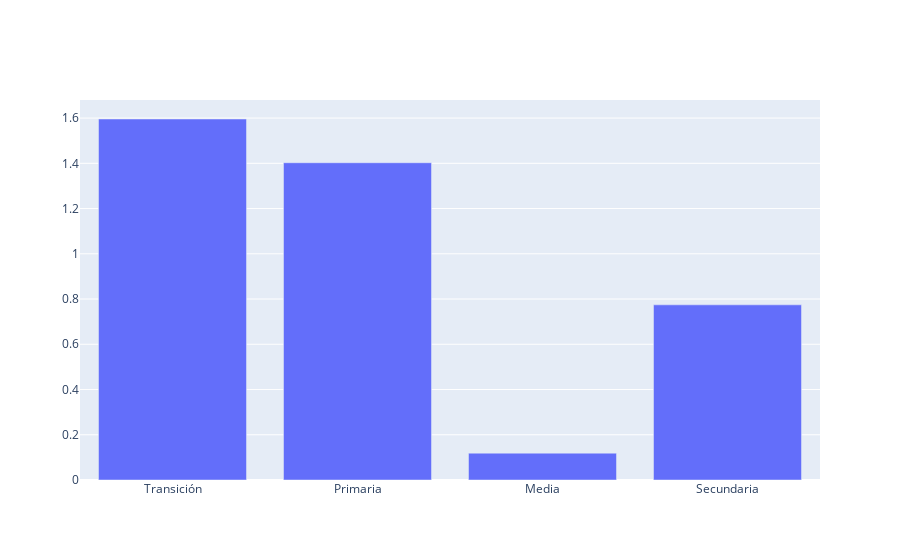

The notebook cell this image was saved under:
### Markdown cell above
Useful later

### Code cell
fig = go.Figure([go.Bar(x=types, y=new_perc)])
fig.update_layout(barmode='stack')
fig.show()

### Figure 1 — Plotly figure (JSON) as saved in the notebook; plotly's stock layout.template omitted (floating-point values rounded to 4 significant figures)
{"data": [{"type": "bar", "x": ["Transición", "Primaria", "Media", "Secundaria"], "y": [1.596, 1.403, 0.1187, 0.7744]}], "layout": {"barmode": "stack"}}
